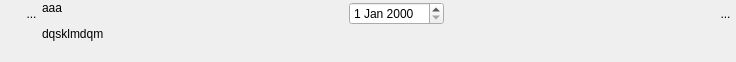
<?xml version="1.0" encoding="UTF-8"?>
<ui version="4.0">
 <class>WidgetDate</class>
 <widget class="QWidget" name="WidgetDate">
  <property name="geometry">
   <rect>
    <x>0</x>
    <y>0</y>
    <width>736</width>
    <height>62</height>
   </rect>
  </property>
  <property name="sizePolicy">
   <sizepolicy hsizetype="Preferred" vsizetype="Minimum">
    <horstretch>0</horstretch>
    <verstretch>0</verstretch>
   </sizepolicy>
  </property>
  <property name="minimumSize">
   <size>
    <width>0</width>
    <height>0</height>
   </size>
  </property>
  <property name="windowTitle">
   <string>Form</string>
  </property>
  <layout class="QHBoxLayout" name="horizontalLayout_3">
   <property name="spacing">
    <number>0</number>
   </property>
   <property name="leftMargin">
    <number>0</number>
   </property>
   <property name="topMargin">
    <number>1</number>
   </property>
   <property name="rightMargin">
    <number>0</number>
   </property>
   <property name="bottomMargin">
    <number>1</number>
   </property>
   <item>
    <layout class="QVBoxLayout" name="verticalLayout_2">
     <property name="spacing">
      <number>0</number>
     </property>
     <item>
      <layout class="QHBoxLayout" name="horizontalLayout_2">
       <property name="spacing">
        <number>0</number>
       </property>
       <property name="sizeConstraint">
        <enum>QLayout::SetFixedSize</enum>
       </property>
       <item>
        <spacer name="horizontalSpacer_3">
         <property name="orientation">
          <enum>Qt::Horizontal</enum>
         </property>
         <property name="sizeType">
          <enum>QSizePolicy::Fixed</enum>
         </property>
         <property name="sizeHint" stdset="0">
          <size>
           <width>21</width>
           <height>20</height>
          </size>
         </property>
        </spacer>
       </item>
       <item>
        <widget class="MonBoutonValide" name="RBValide">
         <property name="minimumSize">
          <size>
           <width>21</width>
           <height>25</height>
          </size>
         </property>
         <property name="maximumSize">
          <size>
           <width>21</width>
           <height>25</height>
          </size>
         </property>
         <property name="focusPolicy">
          <enum>Qt::ClickFocus</enum>
         </property>
         <property name="toolTip">
          <string>Affiche le rapport de validation du mot-clef</string>
         </property>
         <property name="styleSheet">
          <string notr="true">border : 0px</string>
         </property>
         <property name="text">
          <string>...</string>
         </property>
         <property name="icon">
          <iconset>
           <normaloff>../Editeur/icons/ast-green-ball.png</normaloff>../Editeur/icons/ast-green-ball.png</iconset>
         </property>
         <property name="iconSize">
          <size>
           <width>25</width>
           <height>25</height>
          </size>
         </property>
        </widget>
       </item>
      </layout>
     </item>
     <item>
      <spacer name="verticalSpacer_2">
       <property name="orientation">
        <enum>Qt::Vertical</enum>
       </property>
       <property name="sizeHint" stdset="0">
        <size>
         <width>20</width>
         <height>5</height>
        </size>
       </property>
      </spacer>
     </item>
    </layout>
   </item>
   <item>
    <widget class="MonLabelClic" name="label">
     <property name="sizePolicy">
      <sizepolicy hsizetype="Fixed" vsizetype="Preferred">
       <horstretch>0</horstretch>
       <verstretch>0</verstretch>
      </sizepolicy>
     </property>
     <property name="minimumSize">
      <size>
       <width>300</width>
       <height>25</height>
      </size>
     </property>
     <property name="maximumSize">
      <size>
       <width>178</width>
       <height>16777215</height>
      </size>
     </property>
     <property name="frameShape">
      <enum>QFrame::NoFrame</enum>
     </property>
     <property name="text">
      <string>&lt;html&gt;&lt;head/&gt;&lt;body&gt;&lt;p&gt;aaa&lt;/p&gt;&lt;p&gt;dqsklmdqm&lt;/p&gt;&lt;/body&gt;&lt;/html&gt;</string>
     </property>
     <property name="scaledContents">
      <bool>false</bool>
     </property>
     <property name="alignment">
      <set>Qt::AlignLeading|Qt::AlignLeft|Qt::AlignTop</set>
     </property>
    </widget>
   </item>
   <item>
    <layout class="QVBoxLayout" name="verticalLayout">
     <item>
      <layout class="QHBoxLayout" name="horizontalLayout">
       <item>
        <widget class="QLabel" name="label_2">
         <property name="text">
          <string/>
         </property>
        </widget>
       </item>
       <item>
        <spacer name="horizontalSpacer">
         <property name="orientation">
          <enum>Qt::Horizontal</enum>
         </property>
         <property name="sizeType">
          <enum>QSizePolicy::Preferred</enum>
         </property>
         <property name="sizeHint" stdset="0">
          <size>
           <width>20</width>
           <height>20</height>
          </size>
         </property>
        </spacer>
       </item>
       <item>
        <widget class="QDateEdit" name="dateEdit"/>
       </item>
       <item>
        <spacer name="horizontalSpacer_2">
         <property name="orientation">
          <enum>Qt::Horizontal</enum>
         </property>
         <property name="sizeHint" stdset="0">
          <size>
           <width>411</width>
           <height>20</height>
          </size>
         </property>
        </spacer>
       </item>
       <item>
        <widget class="QLabel" name="label_5">
         <property name="text">
          <string/>
         </property>
        </widget>
       </item>
       <item>
        <widget class="QToolButton" name="RBPoubelle">
         <property name="minimumSize">
          <size>
           <width>21</width>
           <height>25</height>
          </size>
         </property>
         <property name="maximumSize">
          <size>
           <width>21</width>
           <height>25</height>
          </size>
         </property>
         <property name="focusPolicy">
          <enum>Qt::ClickFocus</enum>
         </property>
         <property name="toolTip">
          <string>Détruit le mot-clef</string>
         </property>
         <property name="styleSheet">
          <string notr="true">border : 0px</string>
         </property>
         <property name="text">
          <string>...</string>
         </property>
         <property name="icon">
          <iconset>
           <normaloff>../Editeur/icons/deleteRond.png</normaloff>../Editeur/icons/deleteRond.png</iconset>
         </property>
         <property name="iconSize">
          <size>
           <width>25</width>
           <height>25</height>
          </size>
         </property>
        </widget>
       </item>
      </layout>
     </item>
     <item>
      <spacer name="verticalSpacer">
       <property name="orientation">
        <enum>Qt::Vertical</enum>
       </property>
       <property name="sizeHint" stdset="0">
        <size>
         <width>20</width>
         <height>5</height>
        </size>
       </property>
      </spacer>
     </item>
    </layout>
   </item>
  </layout>
 </widget>
 <customwidgets>
  <customwidget>
   <class>MonBoutonValide</class>
   <extends>QToolButton</extends>
   <header>InterfaceGUI.QT5.monBoutonValide.h</header>
  </customwidget>
  <customwidget>
   <class>MonLabelClic</class>
   <extends>QLabel</extends>
   <header>InterfaceGUI.QT5.monLabelClic.h</header>
  </customwidget>
 </customwidgets>
 <resources/>
 <connections/>
</ui>
